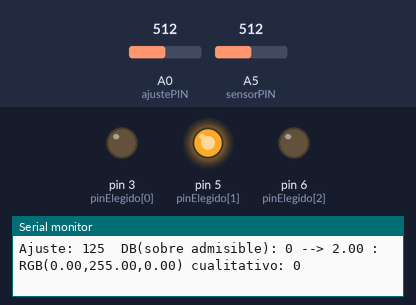
The sketch below on a simulated Arduino Uno, built with avr-gcc and run on an emulated ATmega328P. Parts: output pins drawn as LEDs (lit = HIGH), the last lines printed to the serial monitor. Inputs (shaded band) come from the test bench; at power-on: A5 (sensorPIN) = 512, A0 (ajustePIN) = 512.

Above: at 1.2 s.
1.3 s: A5 (sensorPIN) set to 716
At 1.44 s:
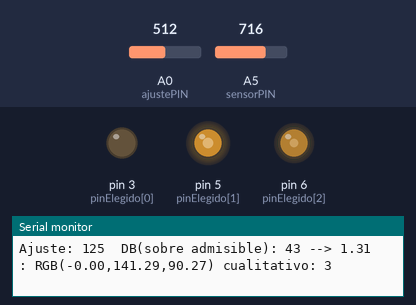
3.0 s: A5 (sensorPIN) set to 306
At 3.7 s:
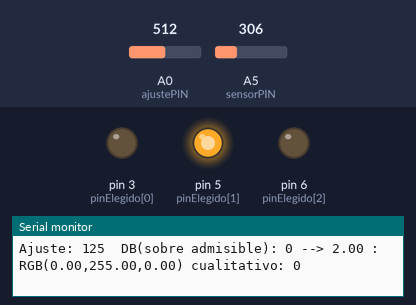
4.8 s: A0 (ajustePIN) set to 423
7.8 s: A0 (ajustePIN) set to 393
9.3 s: A5 (sensorPIN) set to 40
At 9.44 s:
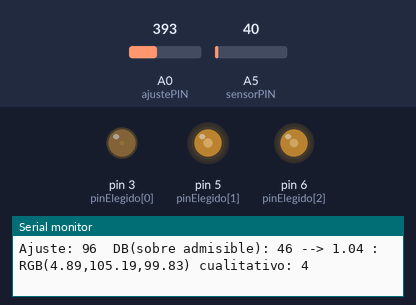
Timing chart, 0 to 12.0 s (numbered marks = the images above; inputs shaded):
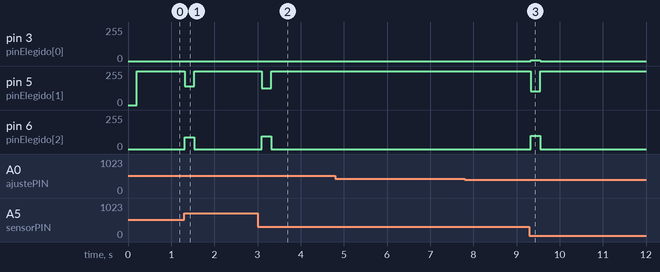

Measured:
- after the input at 1.3 s, pin 5 (pinElegido[1]): 254/255 → 141/255 at once, → 254/255 0.23 s later; pin 6 (pinElegido[2]): 0/255 → 90/255 at once, → 0/255 0.23 s later
- after the input at 3.0 s, pin 5 (pinElegido[1]): 254/255 → 125/255 after 0.10 s, → 254/255 0.23 s later; pin 6 (pinElegido[2]): 0/255 → 96/255 after 0.10 s, → 0/255 0.23 s later
- after the input at 9.3 s, pin 3 (pinElegido[0]): 0/255 → 4/255 at once, → 0/255 0.22 s later; pin 5 (pinElegido[1]): 254/255 → 105/255 at once, → 254/255 0.22 s later; pin 6 (pinElegido[2]): 0/255 → 99/255 at once, → 0/255 0.22 s later

The sketch:

proyecto_semaforo_acustico_08_func_exp_CON_MIC_y_ajuste.ino
```cpp
// proyecto semáforo acústico
// Consiste en detectar el nivel de ruido y emitir una luz de colores
// actuando como un semáforo

long valor = 0; // valor de entrada del potenciómetro analógico
int pinElegido[]={3,5,6}; // valores de los pins
float colorIntermedio[]={10.0,100.0,100.0}; // colores que se alcanzan en el valor intermedio (1) RGB
int numPin = 2;
int ajustePIN = A0;

const int sensitivity = -58;     // microphone sensitivity in dB
const int gain = 20;             // op-amp gain dB
const int sensorPIN = A5;
const int sampleWindow = 200;  // sample for 200 milliseconds
unsigned int sample;
const int minimoAdmisible = 50; //valor mínimo admisible de decibelios. El nivel del "Silencio". Obtener este valor experimentalmente.

void setup() {
  pinMode(3,OUTPUT); // salidas analógicas
  pinMode(5,OUTPUT); // salidas analógicas
  pinMode(6,OUTPUT); // salidas analógicas
  Serial.begin(9600);

}

void loop() {

   unsigned long startMillis= millis();  // Start of sample window
   unsigned int peakToPeak = 0;         // peak-to-peak level
   unsigned int signalMax = 0;
   unsigned int signalMin = 1024;       // 10 bit ADC = 2^10

   // collect data for Sample window width in mS
   while (millis() - startMillis < sampleWindow)
   {
      sample = analogRead(sensorPIN);

      if (sample < 1024)  // toss out spurious readings
      {
         // see if you have a new maxValue
         if (sample > signalMax)
         {
            signalMax = sample;  // save just the max levels
         }
         else if (sample < signalMin)
         {
            signalMin = sample;  // save just the min levels
         }
      }
   }
   peakToPeak = signalMax - signalMin;               // max - min = peak-peak amplitude

   double volts = ((peakToPeak * 5.0) / 1024)*10;    // convert to volts,gain 20db  = 10V
                                                     // Uno/Mega analogRead() voltages between 0 and 5 volts into integer values between 0 and 1023
                                                     // change if have different board


      // https://electronics.stackexchange.com/questions/96205/how-to-convert-volts-in-db-spl
      // The microphone sensitivity is -58db, so V RMS / PA is 0.001259
      // conversion using : http://www.sengpielaudio.com/calculator-gainloss.htm
   double volts_db = 20*log10(volts/0.001259);


     //  94 is a 1 Pa expressed as dB SPL
     // https://support.biamp.com/General/Audio/Microphone_sensitivity
     // https://forums.adafruit.com/download/file.php?id=38278&sid=3f8400ec828f5b22ed3be3ef64eb4e86
   double spl_db = volts_db + 94 + sensitivity - gain;

  encender(spl_db); // devuelve un número entre 0 y 2 con la situación del valor

  // Output results
  /*
   Serial.print("volts: " + String(volts) );
   Serial.print("\t");                        // prints a tab
   Serial.print("dB: " + String(volts_db) );
   Serial.print("\t");
   Serial.println("dB-spl: " + String(spl_db) ); */

}

// *********
// Funciones
// *********

void encender(long dato) {

  int ajuste = analogRead(ajustePIN); // valor del potenciómetro de ajuste
  ajuste = map(ajuste,0,1023,1,300-minimoAdmisible); // Valores de decibelios considerados como máximo, en diferencia. 1, para que no divida entre cero
  int valorDeCalculo = (dato - minimoAdmisible)*((dato - minimoAdmisible)>0); // diferencia con unos valores mínimos...

  int cual = map(valorDeCalculo,0,ajuste,0,10); // Elijo cual es el que me corresponde... Pero a lo mejor no hace falta
  cual = cual*(cual<10)+10*(cual>=10); // lo corta en 10.
  float x = 2.0-((valorDeCalculo>=0 and valorDeCalculo<=ajuste)*(2.0*valorDeCalculo/ajuste)+(valorDeCalculo>ajuste)*2.0); // Cuando dato = 0, entonces x=2 y x va bajando...

  // Funcion parabólica para el rojo, en el rango de x entre 0 y 2
  float red = (127.5-colorIntermedio[0])*x*x+(2*colorIntermedio[0]-382.5)*x+255.0; // esta función calcula los valores de rojo, pasando por los colores 255 en 0,colorIntermedio[0] en 1 y 0 en 2
  red=red*(red>=0.0); // corta los valores negativos y los pone a cero

  // **********************************
  // Función exponencial para el verde
  // **********************************
  float Agreen= (colorIntermedio[1]*colorIntermedio[1])/(2.0*colorIntermedio[1]-255.0);
  float Cgreen = log(1.0-colorIntermedio[1]/Agreen);
  // Serial.print(Agreen,6);   Serial.print(" -- " );   Serial.print(Cgreen,6);
  float green = Agreen*(1-exp(Cgreen*x));
  // float green = (127.5-colorIntermedio[1])*x*x+(2*colorIntermedio[1]-127.5)*x+0.0; // esta función calcula los valores de verde, pasando por los colores 0 en 0,colorIntermedio[1] en 1 y 0 en 2
  // green=green*(green>=0.0); // corta los valores negativos y los pone a cero

  float blue = -colorIntermedio[2]*x*x+2*colorIntermedio[2]*x; // esta función calcula los valores de azul, pasando por los colores 0 en 0,50 en 1 y 0 en 2
  blue=blue*(blue>=0.0); // corta los valores negativos y los pone a cero

  analogWrite(pinElegido[0],(int) red); // Escribo en el pin primero el valor de los rojos. Valor absoluto corta los valores negativos
  analogWrite(pinElegido[1],(int) green); // Escribo en el pin primero el valor de los rojos
  analogWrite(pinElegido[2],(int) blue); // Escribo en el pin primero el valor de los rojos
  /*
  for (int i=0;i<=2;i++) {
    analogWrite(pinElegido[i],colores[cual][i]); //en cada pin Red 3, Green 5, Blue 6 se escribe los valores de "cual" he escogido
  } */
  // Serial.println((String) cual +" : "+ (String) colores[cual][0] +":" +(String) colores[cual][1] +":"+ (String) colores[cual][2] ) ;
  Serial.println("Ajuste: "+ (String) ajuste + "  DB(sobre admisible): "+(String) valorDeCalculo +" --> "+ (String) x +" : RGB("+ (String) red +"," +(String) green +","+ (String) blue + ") cualitativo: " + (String) cual ) ;
}
```
